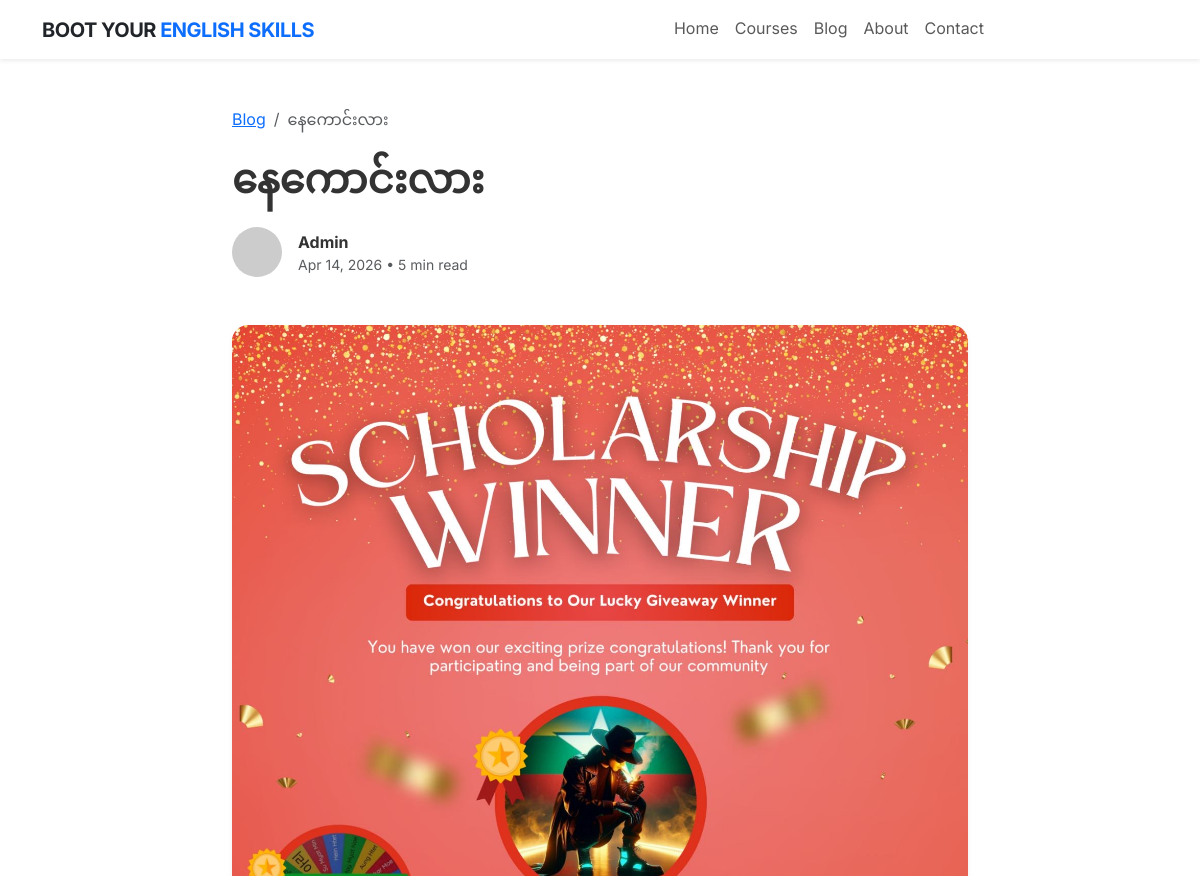
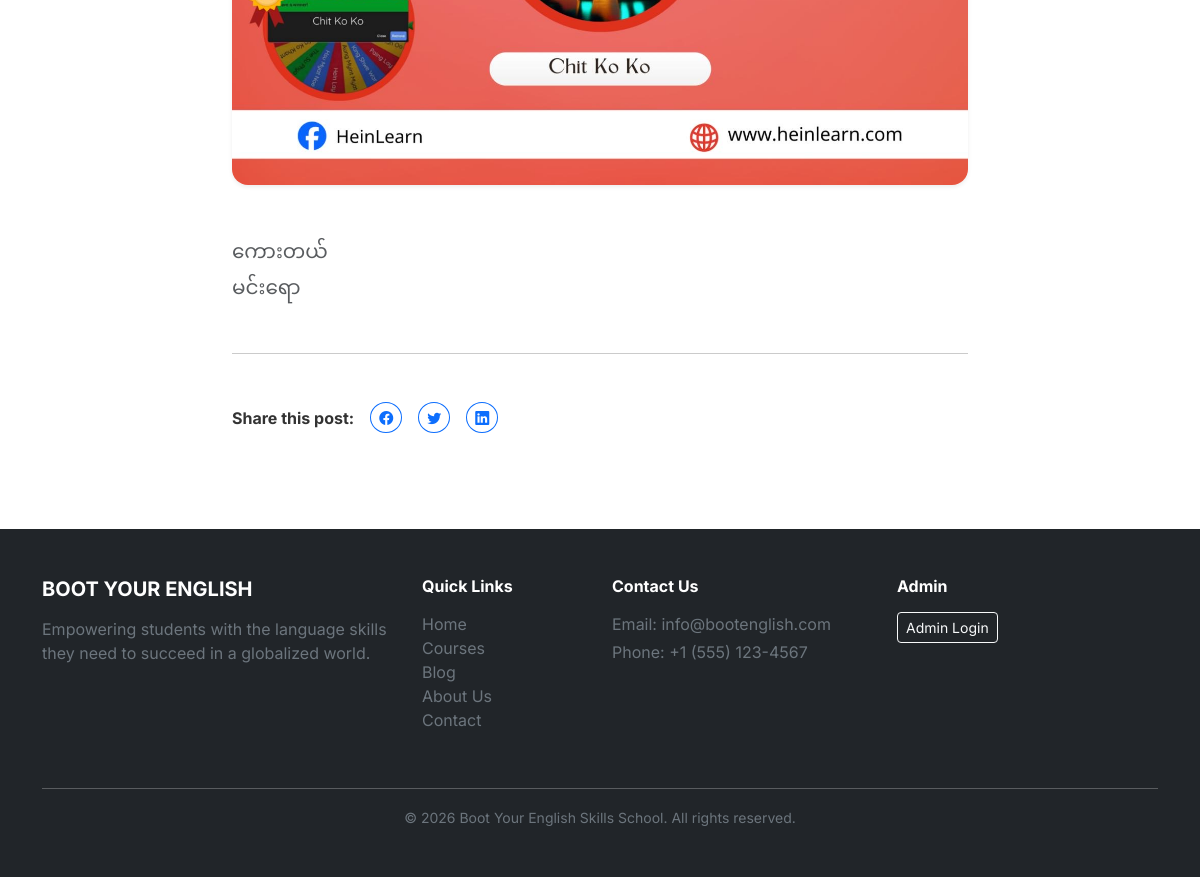
Page /post-detail.php?id=4 on the committed database (2 pictures, top to bottom).
### tables this page shows
CREATE TABLE `blog_posts` (
  `id` int(11) NOT NULL,
  `title` varchar(255) NOT NULL,
  `content` longtext NOT NULL,
  `category` varchar(100) DEFAULT NULL,
  `image_path` varchar(255) DEFAULT NULL,
  `author_name` varchar(100) NOT NULL,
  `status` enum('Draft','Published') DEFAULT 'Draft',
  `created_at` timestamp NOT NULL DEFAULT current_timestamp(),
  `updated_at` timestamp NOT NULL DEFAULT current_timestamp() ON UPDATE current_timestamp()
);

### post-detail.php (the view, shortened to what this page needs)
<?php include 'includes/header.php'; ?>
<?php include 'includes/nav.php'; ?>
<?php include 'includes/db_connect.php'; ?>
<?php
$id = $_GET['id'] ?? null;
if ($id) {
    $stmt = $pdo->prepare("SELECT * FROM blog_posts WHERE id = ? AND status = 'Published'");
    $stmt->execute([$id]);
    $post = $stmt->fetch();
}
?>
<div class="container py-5">
    <div class="row">
        <div class="col-lg-8 mx-auto">
            <nav aria-label="breadcrumb" class="mb-4">
                <ol class="breadcrumb">
                    <li class="breadcrumb-item"><a href="/blog.php">Blog</a></li>
                    <li class="breadcrumb-item active" aria-current="page"><?php echo $post['title'] ?? '10 Tips to Improve Your Speaking Skills'; ?></li>
                </ol>
            </nav>
            <h1 class="fw-bold mb-4"><?php echo $post['title'] ?? '10 Tips to Improve Your Speaking Skills'; ?></h1>
            <div class="d-flex align-items-center mb-5">
                <img src="https://picsum.photos/seed/avatar/50/50" class="rounded-circle me-3" alt="Author" referrerPolicy="no-referrer">
                <div>
                    <div class="fw-bold"><?php echo $post['author_name'] ?? 'Sarah Johnson'; ?></div>
                    <div class="text-muted small"><?php echo isset($post['created_at']) ? date('M d, Y', strtotime($post['created_at'])) : 'April 10, 2026'; ?> • 5 min read</div>
                </div>
            </div>
            <img src="<?php echo $post['image_path'] ?? 'https://picsum.photos/seed/tips/1200/600'; ?>" class="img-fluid rounded-4 mb-5 shadow-sm" alt="Post Banner" referrerPolicy="no-referrer">
            <div class="blog-content text-muted lead" style="line-height: 1.8;">
                <?php if(isset($post['content'])): ?>
                    <?php echo nl2br($post['content']); ?>
                <?php endif; ?>
            </div>
            <hr class="my-5">
            <div class="share-section d-flex align-items-center gap-3">
                <span class="fw-bold">Share this post:</span>
                <button class="btn btn-outline-primary btn-sm rounded-circle"><i class="bi bi-facebook"></i></button>
                <button class="btn btn-outline-primary btn-sm rounded-circle"><i class="bi bi-twitter"></i></button>
                <button class="btn btn-outline-primary btn-sm rounded-circle"><i class="bi bi-linkedin"></i></button>
            </div>
        </div>
    </div>
</div>
<?php include 'includes/footer.php'; ?>

### assets/css/style.css (style rules this page uses)
:root { --primary-color: #0d6efd; --dark-color: #141414; --light-bg: #f8f9fa; }
body { font-family: 'Inter', sans-serif; color: #333; background-color: #fff; }
h1, h2, h3, h4, h5, h6, .navbar-brand { font-family: 'Inter', sans-serif; }

### rows in the picture
blog_posts: title "နေကောင်းလား", author_name "Admin", created_at "Apr 14, 2026", image_path (picture), content "ကေားတယ် မင်းရော"
